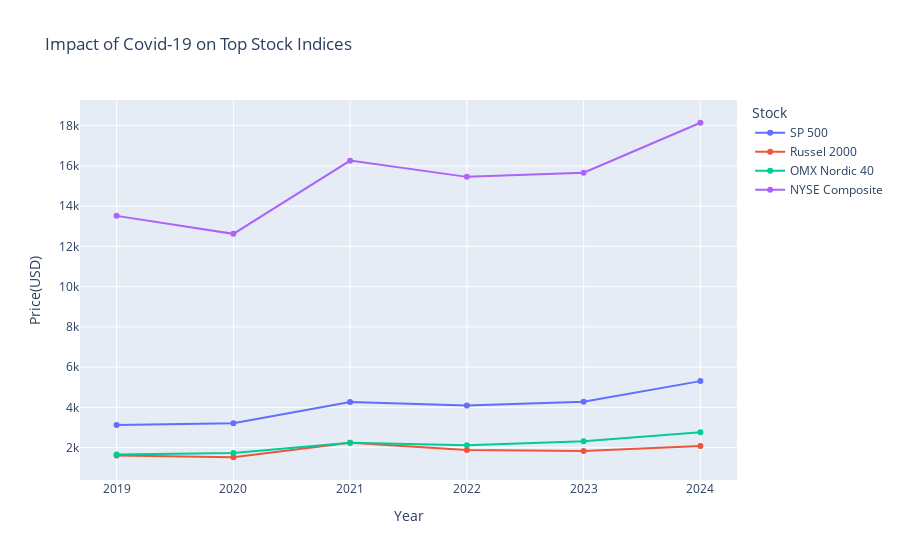

Notebook code cell kept with this figure:
### Code cell
def create_stock_indices_line_chart_combined(data):
  fig = px.line(data, 
                x = 'Year',
                y = 'Price(USD)',
                color = 'Stock',
                title = 'Impact of Covid-19 on Top Stock Indices',
                markers = True)
  return fig

create_stock_indices_line_chart_combined(data_stock)

### Figure 1 — Plotly figure (JSON) as saved in the notebook; plotly's stock layout.template omitted (floating-point values rounded to 4 significant figures)
{"data": [{"hovertemplate": "Stock=SP 500<br>Year=%{x}<br>Price(USD)=%{y}<extra></extra>", "legendgroup": "SP 500", "line": {"color": "#636efa", "dash": "solid"}, "marker": {"symbol": "circle"}, "mode": "lines+markers", "name": "SP 500", "orientation": "v", "showlegend": true, "type": "scatter", "x": [2019, 2020, 2021, 2022, 2023, 2024], "xaxis": "x", "y": [3125.0, 3218.0, 4273.0, 4099.0, 4284.0, 5306.0], "yaxis": "y"}, {"hovertemplate": "Stock=Russel 2000<br>Year=%{x}<br>Price(USD)=%{y}<extra></extra>", "legendgroup": "Russel 2000", "line": {"color": "#EF553B", "dash": "solid"}, "marker": {"symbol": "circle"}, "mode": "lines+markers", "name": "Russel 2000", "orientation": "v", "showlegend": true, "type": "scatter", "x": [2019, 2020, 2021, 2022, 2023, 2024], "xaxis": "x", "y": [1615.0, 1524.0, 2243.0, 1885.0, 1838.0, 2082.0], "yaxis": "y"}, {"hovertemplate": "Stock=OMX Nordic 40<br>Year=%{x}<br>Price(USD)=%{y}<extra></extra>", "legendgroup": "OMX Nordic 40", "line": {"color": "#00cc96", "dash": "solid"}, "marker": {"symbol": "circle"}, "mode": "lines+markers", "name": "OMX Nordic 40", "orientation": "v", "showlegend": true, "type": "scatter", "x": [2019, 2020, 2021, 2022, 2023, 2024], "xaxis": "x", "y": [1654.0, 1737.0, 2244.0, 2124.0, 2315.0, 2761.0], "yaxis": "y"}, {"hovertemplate": "Stock=NYSE Composite<br>Year=%{x}<br>Price(USD)=%{y}<extra></extra>", "legendgroup": "NYSE Composite", "line": {"color": "#ab63fa", "dash": "solid"}, "marker": {"symbol": "circle"}, "mode": "lines+markers", "name": "NYSE Composite", "orientation": "v", "showlegend": true, "type": "scatter", "x": [2019, 2020, 2021, 2022, 2023, 2024], "xaxis": "x", "y": [13520.0, 12620.0, 16260.0, 15460.0, 15660.0, 18140.0], "yaxis": "y"}], "layout": {"legend": {"title": {"text": "Stock"}, "tracegroupgap": 0}, "title": {"text": "Impact of Covid-19 on Top Stock Indices"}, "xaxis": {"anchor": "y", "domain": [0, 1], "title": {"text": "Year"}}, "yaxis": {"anchor": "x", "domain": [0, 1], "title": {"text": "Price(USD)"}}}}
